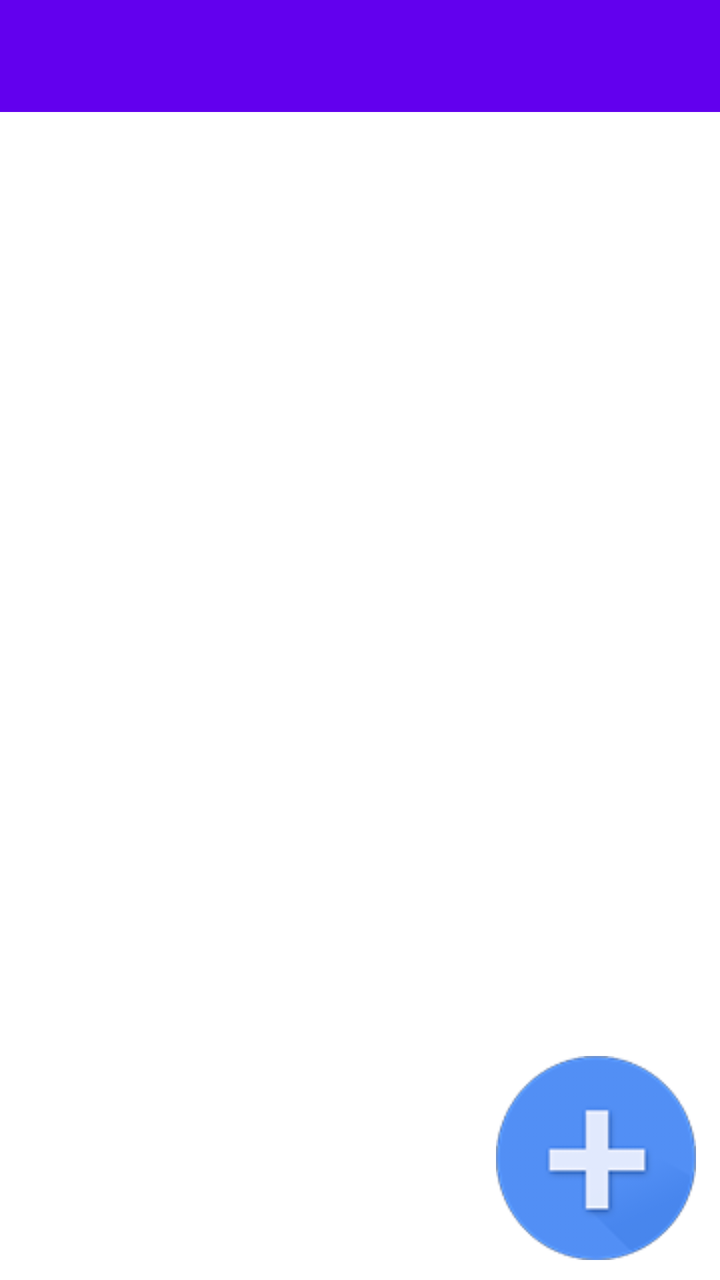
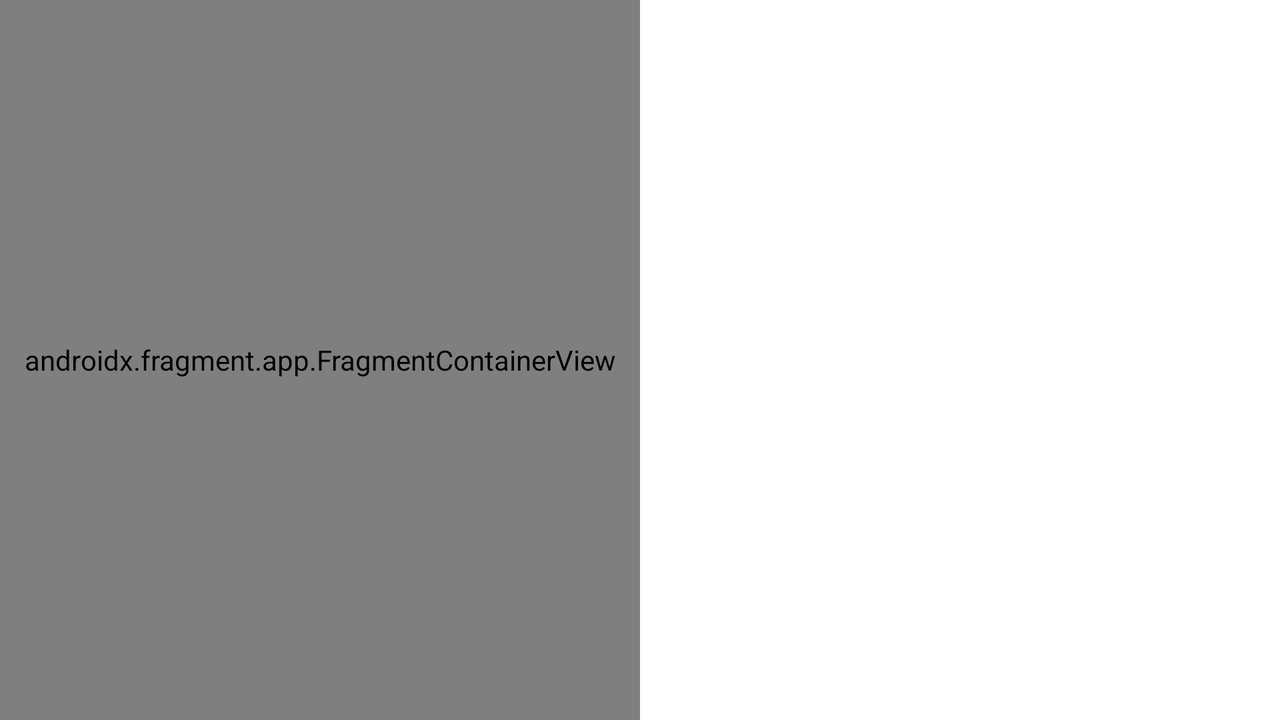

The same Android screen from two of the app's own layout files: first res/layout/ as a phone draws it, then the repository's variant for another configuration, drawn on a device whose configuration selects that folder. Both files follow.
<!-- AndroidManifest.xml: application theme Theme.MyNoteApp -->
<!-- res/layout/activity_main.xml -->
<?xml version="1.0" encoding="utf-8"?>
<androidx.drawerlayout.widget.DrawerLayout xmlns:android="http://schemas.android.com/apk/res/android"
    xmlns:app="http://schemas.android.com/apk/res-auto"
    xmlns:tools="http://schemas.android.com/tools"
    android:id="@+id/main_screen"
    android:layout_width="match_parent"
    android:layout_height="match_parent"
    tools:context=".MainActivity" >

    <androidx.constraintlayout.widget.ConstraintLayout
        android:layout_width="match_parent"
        android:layout_height="match_parent">

        <com.google.android.material.appbar.AppBarLayout
            android:id="@+id/app_bar"
            android:layout_width="match_parent"
            android:layout_height="wrap_content"
            app:layout_constraintStart_toStartOf="parent"
            app:layout_constraintTop_toTopOf="parent"
            app:layout_constraintEnd_toEndOf="parent"
            app:layout_constraintBottom_toTopOf="@id/notes_fragment">

            <androidx.appcompat.widget.Toolbar
                android:id="@+id/toolbar"
                android:layout_width="match_parent"
                android:layout_height="wrap_content" />

        </com.google.android.material.appbar.AppBarLayout>

        <androidx.fragment.app.FragmentContainerView
            android:layout_width="0dp"
            android:layout_height="0dp"
            app:layout_constraintStart_toStartOf="parent"
            app:layout_constraintTop_toBottomOf="@id/app_bar"
            app:layout_constraintEnd_toEndOf="parent"
            app:layout_constraintBottom_toBottomOf="parent"
            android:id="@+id/notes_fragment" />

        <androidx.appcompat.widget.AppCompatImageButton
            android:id="@+id/add_button"
            android:layout_width="wrap_content"
            android:layout_height="wrap_content"
            android:backgroundTint="#00FFFFFF"
            android:src="@drawable/add_button"
            app:layout_constraintBottom_toBottomOf="parent"
            app:layout_constraintEnd_toEndOf="parent" />

    </androidx.constraintlayout.widget.ConstraintLayout>

    <com.google.android.material.navigation.NavigationView
        android:id="@+id/menu_view"
        android:layout_width="wrap_content"
        android:layout_height="match_parent"
        android:layout_gravity="start"
        app:menu="@menu/main_menu"
        app:headerLayout="@layout/navigation_drawer_head"
        />

    </androidx.drawerlayout.widget.DrawerLayout>
<!-- res/layout/navigation_drawer_head.xml (included above) -->
<?xml version="1.0" encoding="utf-8"?>
<FrameLayout xmlns:android="http://schemas.android.com/apk/res/android"
    xmlns:app="http://schemas.android.com/apk/res-auto"
    android:layout_width="match_parent"
    android:layout_height="match_parent">

    <ImageView
        android:layout_width="match_parent"
        android:layout_height="match_parent"
        android:alpha="0.4"
        android:scaleType="centerCrop"
        android:src="@drawable/ic_launcher_background" />

    <LinearLayout
        android:layout_width="match_parent"
        android:layout_height="match_parent"
        android:orientation="vertical"
        android:padding="@dimen/default_padding">

        <ImageView
            android:layout_width="match_parent"
            android:layout_height="wrap_content"
            app:srcCompat="@android:drawable/sym_def_app_icon" />

        <TextView
            android:layout_width="match_parent"
            android:layout_height="wrap_content"
            android:text="@string/username" />

        <TextView
            android:layout_width="match_parent"
            android:layout_height="wrap_content"
            android:text="@string/have_a_nice_day" />

    </LinearLayout>

</FrameLayout>
<!-- resources referenced by this layout -->
<resources>
  <dimen name="default_padding">15dp</dimen>
  <!-- drawable add_button: png bitmap (drawable-v24, 24059 bytes) -->
  <string name="have_a_nice_day">Have a nice day!</string>
  <string name="username">UserName</string>
  <style name="Theme.MyNoteApp" parent="Theme.MaterialComponents.DayNight.DarkActionBar">
          
          <item name="colorPrimary">@color/purple_500</item>
          <item name="colorPrimaryVariant">@color/purple_700</item>
          <item name="colorOnPrimary">@color/white</item>
          
          <item name="colorSecondary">@color/teal_200</item>
          <item name="colorSecondaryVariant">@color/teal_700</item>
          <item name="colorOnSecondary">@color/black</item>
          
          <item name="android:statusBarColor" tools:targetApi="l">?attr/colorPrimaryVariant</item>
          
      </style>
</resources>
<!-- res/layout-land/activity_main.xml (the repository's variant of the layout above) -->
<!-- drawn on the phone turned sideways -->
<?xml version="1.0" encoding="utf-8"?>
<androidx.constraintlayout.widget.ConstraintLayout xmlns:android="http://schemas.android.com/apk/res/android"
    android:layout_width="match_parent"
    android:layout_height="match_parent"
    xmlns:app="http://schemas.android.com/apk/res-auto">

    <androidx.fragment.app.FragmentContainerView
        xmlns:tools="http://schemas.android.com/tools"
        android:id="@+id/notes_fragment"
        android:name="ru.geeekbrains.mynoteapp.ui.NoteListFragment"
        android:layout_width="0dp"
        android:layout_height="0dp"
        app:layout_constraintTop_toTopOf="parent"
        app:layout_constraintStart_toStartOf="parent"
        app:layout_constraintBottom_toBottomOf="parent"
        app:layout_constraintEnd_toStartOf="@+id/notes_detail_fragment"
        tools:context=".MainActivity" />

    <androidx.fragment.app.FragmentContainerView
        xmlns:tools="http://schemas.android.com/tools"
        android:id="@+id/notes_detail_fragment"
        android:layout_width="0dp"
        android:layout_height="0dp"
        app:layout_constraintTop_toTopOf="parent"
        app:layout_constraintBottom_toBottomOf="parent"
        app:layout_constraintEnd_toEndOf="parent"
        app:layout_constraintStart_toEndOf="@+id/notes_fragment"
        tools:context=".MainActivity" />

</androidx.constraintlayout.widget.ConstraintLayout>
<!-- resources referenced by the variant -->
<!-- as the phone turned sideways resolves them -->
<resources>
  <style name="Theme.MyNoteApp" parent="Theme.MaterialComponents.DayNight.DarkActionBar">
          
          <item name="colorPrimary">@color/purple_500</item>
          <item name="colorPrimaryVariant">@color/purple_700</item>
          <item name="colorOnPrimary">@color/white</item>
          
          <item name="colorSecondary">@color/teal_200</item>
          <item name="colorSecondaryVariant">@color/teal_700</item>
          <item name="colorOnSecondary">@color/black</item>
          
          <item name="android:statusBarColor" tools:targetApi="l">?attr/colorPrimaryVariant</item>
          
      </style>
</resources>
